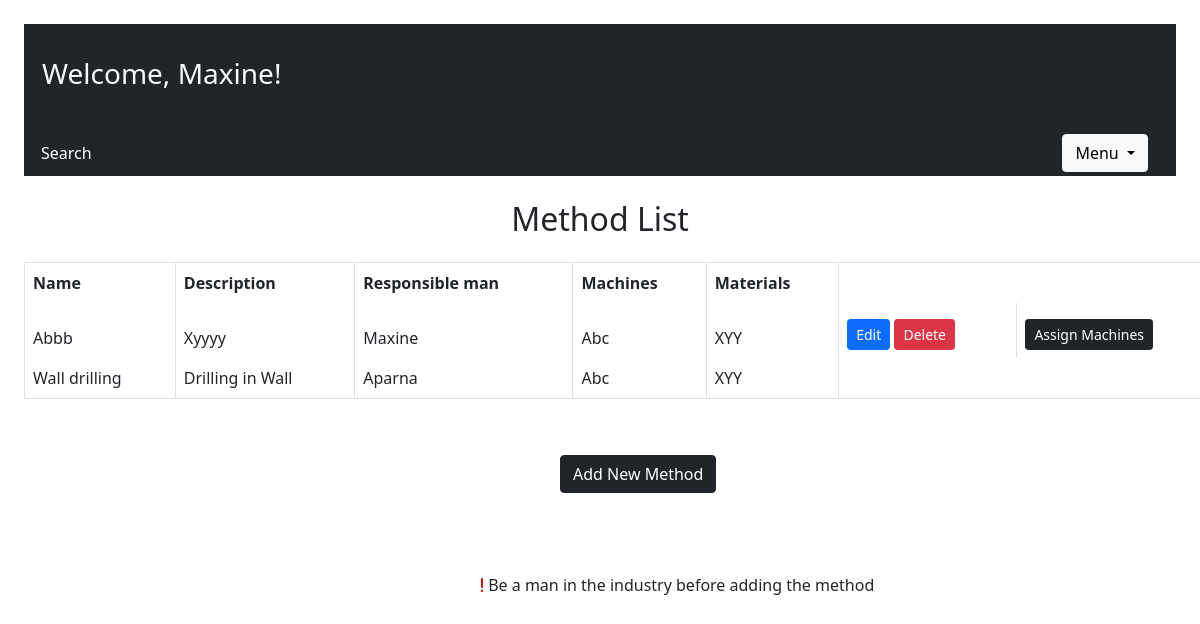
Page /methods/ (signed in) on the committed database.
### IndustryApp/models.py (models this page shows, shortened)
class Method(models.Model):
    name = models.CharField(max_length=100)
    description = models.TextField()
    responsible_man = models.ForeignKey(Man, on_delete=models.SET_NULL, null=True, related_name='methods')
    machines = models.ManyToManyField(Machine)
    materials = models.ManyToManyField(Material)

class Man(models.Model):
    user=models.OneToOneField(User,on_delete=models.CASCADE)
    name=models.CharField(max_length=100)
    email=models.EmailField()
    phone_no=models.CharField(max_length=15)
    role = models.CharField(max_length=50)
    shift = models.ForeignKey(Shift, on_delete=models.SET_NULL, null=True, related_name='men')
    machines = models.ManyToManyField('Machine', blank=True, related_name='men')
    def __str__(self):
        return self.name

class Machine(models.Model):
    TYPE_CHOICES = [
        ('welder', 'Welding Machine'),
        ('milling', 'Milling Machine'),
        ('drill', 'Drill'),
    ]
    STATUS_CHOICES = [
        ('active', 'Active'),
        ('inactive', 'Inactive'),
        ('maintenance', 'Maintenance'),
    ]
    name = models.CharField(max_length=100)
    type = models.CharField(max_length=50, choices=TYPE_CHOICES)
    status = models.CharField(max_length=50, choices=STATUS_CHOICES)
    def __str__(self):
        return self.name

class Material(models.Model):
    CATEGORY_CHOICES = [
        ('metal', 'Metal'),
        ('plastic', 'Plastic'),
        ('wood', 'Wood'),
        ('glass', 'Glass'),
    ]
    name = models.CharField(max_length=100)
    category = models.CharField(max_length=50, choices=CATEGORY_CHOICES)
    def __str__(self):
        return self.name

### IndustryApp/views.py (the view)
# urls.py: path('methods/', MethodListView.as_view(), name='method_list'),
class MethodListView(LoginRequiredMixin, ListView):
    model = Method
    context_object_name = 'methods'
    template_name = 'method_list.html'
    def get_queryset(self):
        return Method.objects.select_related('responsible_man').prefetch_related('machines', 'materials')

### IndustryApp/templates/method_list.html (shortened to what this page needs)
<!DOCTYPE html>
<html lang="en">
<head>
   <link rel="stylesheet" href="https://cdnjs.cloudflare.com/ajax/libs/font-awesome/6.7.2/css/all.min.css" />
  <link rel="stylesheet"
    href="https://cdnjs.cloudflare.com/ajax/libs/twitter-bootstrap/5.0.0-beta1/css/bootstrap.min.css" />
  <link rel="stylesheet" href="https://cdnjs.cloudflare.com/ajax/libs/font-awesome/5.15.2/css/all.min.css" />
</head>
<body>
  <div class="navbar d-flex bg-dark p-1 m-4 ">
    <div class="container py-4">
      {% if user.is_authenticated %}
      <p class="text-light fs-3">Welcome, {{ user.username }}!</p>
      {% endif %}
    </div>
    <div>
      <a href="{% url 'method_search' %}" class="btn btn-dark">Search</a>
    </div>
    <div class="dropdown me-4">
  <button class="btn btn-light dropdown-toggle" type="button" id="menuDropdown" data-bs-toggle="dropdown" aria-expanded="false">
    Menu
  </button>
</div>
  </div>
  <h2 class="text-center ">Method List</h2>
  <div class="table table-bordered d-flex justify-content-center m-4">
    <table class="table table-bordered ">
      <thead>
        <tr>
          <th>Name</th>
          <th>Description</th>
          <th>Responsible man</th>
          <th>Machines</th>
          <th>Materials</th>
        </tr>
        {% for method in methods %}
        <tr>
          <td>{{ method.name }}</td>
          <td>{{ method.description }}</td>
          <td>{{ method.responsible_man }}</td>
          <td>{{ method.machines.all|join:", " }}</td>
          <td>{{ method.materials.all|join:", " }}</td>
          {% if method.responsible_man.user == user %}
          <td>
                    <a href="{% url 'method_edit' method.id %}" class="btn btn-sm btn-primary">Edit</a>
                    <a href="{% url 'method_delete' method.id %}" class="btn btn-sm btn-danger">Delete</a>
                </td>
          <td>
          <a href="{% url 'assign_machines' method.responsible_man.id %}" class="btn btn-sm btn-dark mt-2">
            Assign Machines
          </a>
          {% endif %}
          </td>
        </tr>
        {% endfor %}
      </thead>
    </table>
  </div>
  <a class="btn btn-dark" style="margin-left: 35rem; margin-top: 1rem;" href="{% url 'add_method' %}">Add New Method</a>
  <p  style="margin-left: 30rem; margin-top: 5rem;"><i class="fa-solid fa-exclamation" style="color: #dd0e0e;"></i> Be a man in the industry before adding the method</p>
</body>
</html>

### rows in the picture
Method: name "Abbb", description "Xyyyy", responsible_man "Maxine", machines.all "Abc", materials.all "XYY", shows "Edit"
Method: name "Wall drilling", description "Drilling in Wall", responsible_man "Aparna", machines.all "Abc", materials.all "XYY"

### other values in the picture
{{ user.username }} "Maxine"
